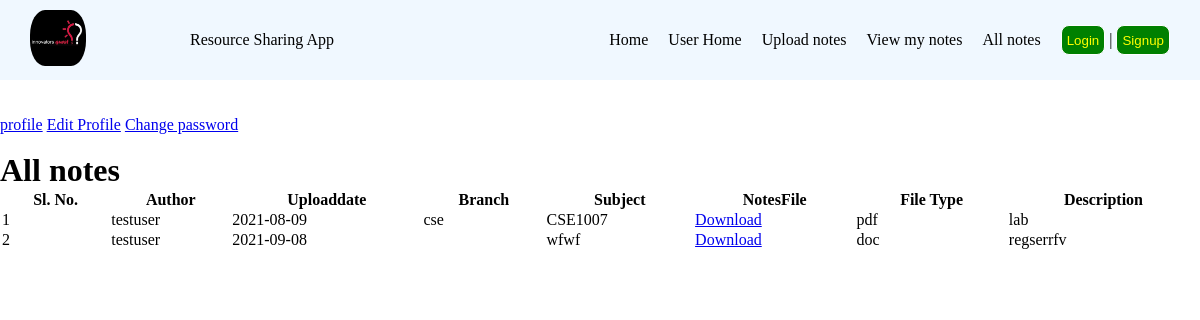
Screenshot of /all_notes_user/ with the database file from the repository.
### resources/models.py (models this page shows, shortened)
class Note(models.Model):
    author = models.ForeignKey(CustomUser,on_delete=models.CASCADE)
    uploaddata = models.CharField(max_length=30)
    branch = models.CharField(max_length=20)
    subject = models.CharField(max_length=30)
    notesfile = models.FileField()
    filetype = models.CharField(max_length=20)
    description = models.CharField(max_length=200)
    status = models.CharField(max_length=30)

### users/models.py (models this page shows, shortened)
class CustomUser(AbstractUser):
    first_name = models.CharField(max_length=100)
    last_name = models.CharField(max_length=100)
    regno = models.CharField(max_length=10)
    email = models.CharField(max_length=100)
    branch = models.CharField(max_length=30,null=True)

### resources/views.py (the view)
# urls.py: path('all_notes_user/',all_notes_user,name='all_notes_user'),
def all_notes_user(request):
    if not request.user.is_authenticated:
        redirect('user_login')
    notes = Note.objects.filter(status="verified")
    return render(request,'all_notes_user.html',{'notes':notes})

### resources/templates/all_notes_user.html
{% extends 'user_base.html' %}
{% block content %}
<br>
<h1>All notes</h1>
<table style="width:100%">
    <tr>
        <th>Sl. No.</th>
        <th>Author</th>
        <th>Uploaddate</th>
        <th>Branch</th>
        <th>Subject</th>
        <th>NotesFile</th>
        <th>File Type</th>
        <th>Description</th>
    </tr>
    {% for note in notes %}
    <tr>
        <td>{{ forloop.counter }}</td>
        <td>{{ note.author.username }}</td>
        <td>{{ note.uploaddata }}</td>
        <td>{{ note.branch }}</td>
        <td>{{ note.subject }}</td>
        <td><a href="{{ note.notesfile.url }}" download>Download</a></td>
        <td>{{ note.filetype }}</td>
        <td>{{ note.description }}</td>
    </tr>
    {% endfor %}
  </table>
{% endblock content %}

### resources/static/css/base.css (style rules this page uses)
* { margin: 0; padding: 0; }

### rows the page displays
Note: author.username "testuser", uploaddata "2021-08-09", branch "cse", subject "CSE1007", filetype "pdf", description "lab"
Note: author.username "testuser", uploaddata "2021-09-08", subject "wfwf", filetype "doc", description "regserrfv"
